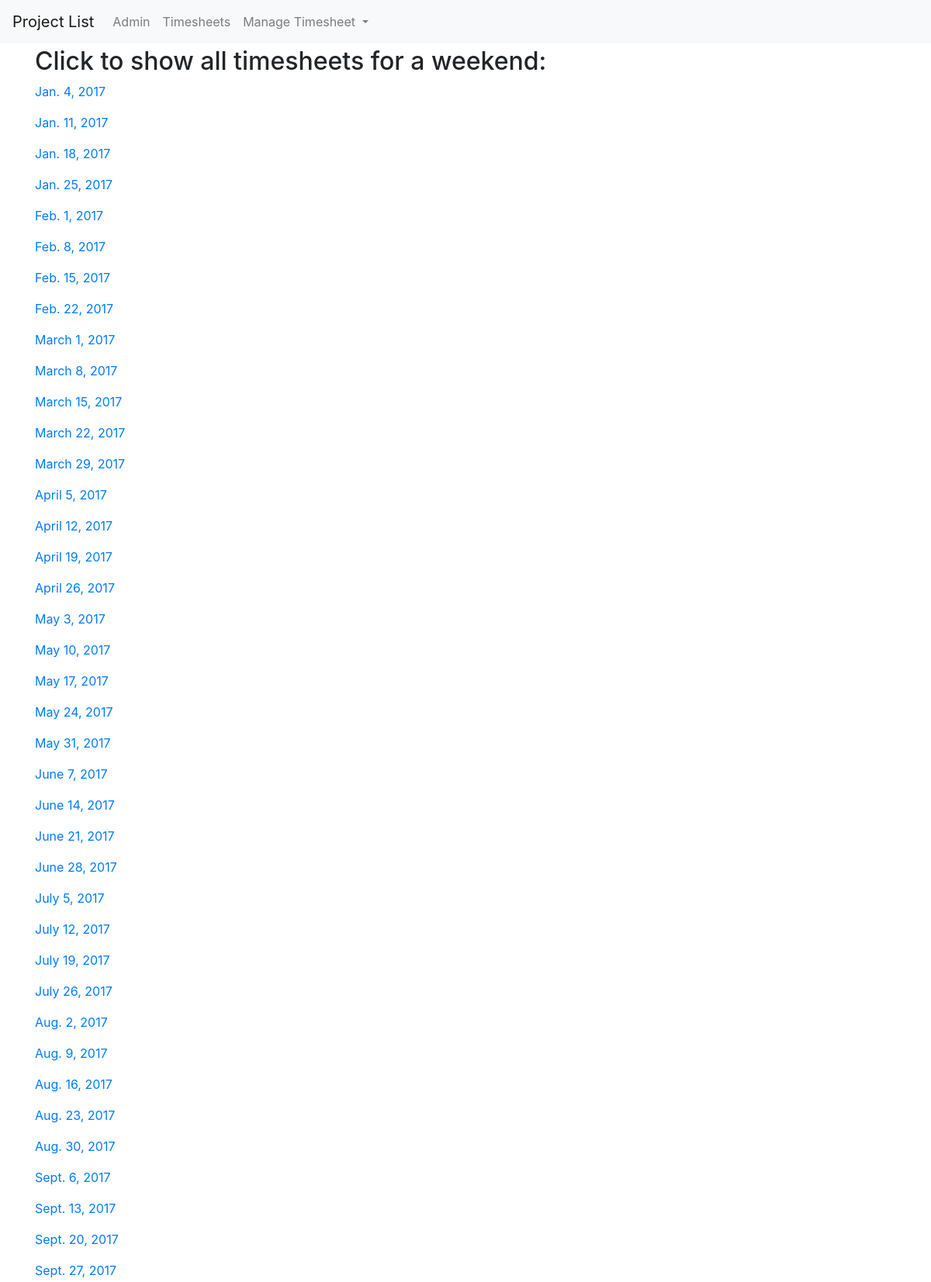
Screenshot of /weekenddatelist/ (upper part) with the database file from the repository.
### timesheet/models.py (models this page shows)
class WeekendDate(models.Model):
    weekenddate = models.DateField(unique=True)
    def __str__(self):
        return str(self.weekenddate)

### timesheet/views.py (the view)
# urls.py: url('^weekenddatelist/$', WeekendDateListView.as_view(), name='weekenddate-list'),
class WeekendDateListView(ListView):
    model = WeekendDate
    queryset = WeekendDate.objects.order_by('weekenddate')

### timesheet/templates/timesheet/weekenddate_list.html
{% extends "timesheet/base.html" %}
{% block body %}
    <h2>Click to show all timesheets for a weekend:</h2>
    {% for weekenddate in weekenddate_list %}
        <p>
        <a class="navbar-link" href="{% url 'timesheet:timesheetlist-new' weekenddate=weekenddate %}">{{weekenddate.weekenddate}}</a>
        </p>
    {% endfor %}
{% endblock body %}

### timesheet/templates/timesheet/base.html (shortened to what this page needs)
<!DOCTYPE html>
{% load static %}
<html>
    <head>
        <link rel="stylesheet" href={% static '/timesheet/custom.css' %}>
        <link rel="stylesheet" href="https://maxcdn.bootstrapcdn.com/bootstrap/4.0.0-beta/css/bootstrap.min.css">
    </head>
    <body style="padding-top: 60px;">
    <div class="container">
        <nav class="navbar fixed-top navbar-expand-md navbar-light bg-light">
            <a class="navbar-brand" id="project-list" href="#">Project List</a>
            <div class="collapse navbar-collapse">
                <div class="navbar-nav">
                    <a class="nav-item nav-link" id="admin" href="{% url 'admin:index' %}">Admin</a>
                    <a class="nav-item nav-link" id="timesheets" href="{% url 'timesheet:timesheetlist' %}">Timesheets</a>
                    <li class="nav-item dropdown">
                      <a class="nav-link dropdown-toggle" href="http://example.com" id="navbarDropdownMenuLink" data-toggle="dropdown" aria-haspopup="true" aria-expanded="false">
                        Manage Timesheet
                      </a>
                  </li>
                </div>
            </div>
        </nav>
    </div>
        <div class="container">
            {% block body %}{% endblock body %}
        </div>
    </body>
</html>

### rows the page displays
WeekendDate: weekenddate "Jan. 4, 2017"
WeekendDate: weekenddate "Jan. 11, 2017"
WeekendDate: weekenddate "Jan. 18, 2017"
WeekendDate: weekenddate "Jan. 25, 2017"
WeekendDate: weekenddate "Feb. 1, 2017"
WeekendDate: weekenddate "Feb. 8, 2017"
WeekendDate: weekenddate "Feb. 15, 2017"
WeekendDate: weekenddate "Feb. 22, 2017"
WeekendDate: weekenddate "March 1, 2017"
WeekendDate: weekenddate "March 8, 2017"
WeekendDate: weekenddate "March 15, 2017"
WeekendDate: weekenddate "March 22, 2017"
WeekendDate: weekenddate "March 29, 2017"
WeekendDate: weekenddate "April 5, 2017"
WeekendDate: weekenddate "April 12, 2017"
WeekendDate: weekenddate "April 19, 2017"
WeekendDate: weekenddate "April 26, 2017"
WeekendDate: weekenddate "May 3, 2017"
WeekendDate: weekenddate "May 10, 2017"
WeekendDate: weekenddate "May 17, 2017"
WeekendDate: weekenddate "May 24, 2017"
WeekendDate: weekenddate "May 31, 2017"
WeekendDate: weekenddate "June 7, 2017"
WeekendDate: weekenddate "June 14, 2017"
WeekendDate: weekenddate "June 21, 2017"
WeekendDate: weekenddate "June 28, 2017"
WeekendDate: weekenddate "July 5, 2017"
WeekendDate: weekenddate "July 12, 2017"
WeekendDate: weekenddate "July 19, 2017"
WeekendDate: weekenddate "July 26, 2017"
WeekendDate: weekenddate "Aug. 2, 2017"
WeekendDate: weekenddate "Aug. 9, 2017"
WeekendDate: weekenddate "Aug. 16, 2017"
WeekendDate: weekenddate "Aug. 23, 2017"
WeekendDate: weekenddate "Aug. 30, 2017"
WeekendDate: weekenddate "Sept. 6, 2017"
WeekendDate: weekenddate "Sept. 13, 2017"
WeekendDate: weekenddate "Sept. 20, 2017"
WeekendDate: weekenddate "Sept. 27, 2017"
